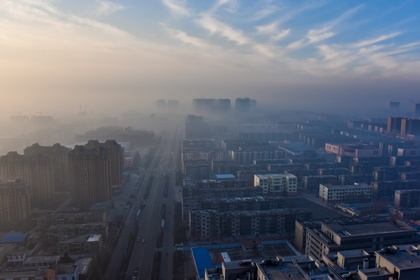
%> input picture 暗通道先验去雾/fog/fog3.jpg, 420 x 280 px, shrunk from 1620 x 1080 before the run
$ octave fog.m   (GNU Octave 9; MATLAB toolbox functions it lacks are replaced by stand-ins)
%> lines starting %> are read from the running program, lines starting %| are printed output that depends on the picture
%% 获取暗通道
I=imread('fog\fog3.jpg');  %读取图片
%> I is the input picture: size 280x420x3 uint8; mean R, G, B 101.8, 106.7, 117.9

I=double(I);  %将读入图像I的uint8数据转换为double类型的数据
%> I: size 280x420x3 double
I=I./255;  %将像素值转换到0~1之间
dark=darkfunction(I);
%> in darkfunction, `G=I(:,:,2);`:
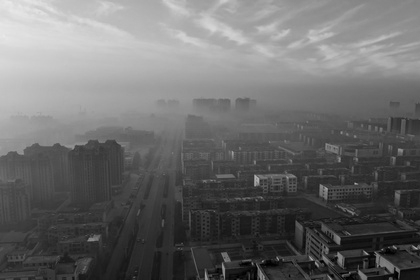
%> G: size 280x420 double; min 0, max 0.914, mean 0.419
%> in darkfunction, `B=I(:,:,3);`:
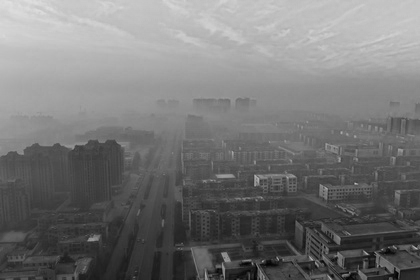
%> B: size 280x420 double; min 0, max 0.882, mean 0.462
%> after the loop in darkfunction, `for i=1:m`:
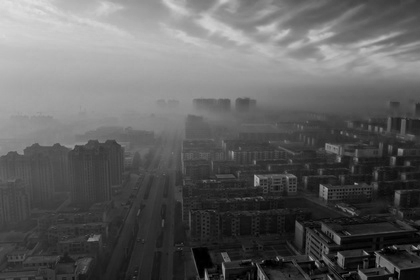
%> a: size 280x420 double; min 0, max 0.882, mean 0.377
%> in darkfunction, `dark=blockproc(a,[15,15],fun);`:
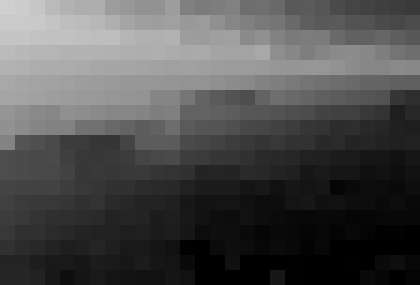
%> dark: size 285x420 double; min 0, max 0.812, mean 0.305
subplot(1,3,1);imshow(I);
subplot(1,3,2);imshow(dark);  %展示雾图和对应的暗通道

%% 估计A
 % 获取最亮的点
[data_max,index]=max(I(:));
%> data_max = 0.98; index = 877
[row,col] = ind2sub(size(I),index);
%> row = 37; col = 4

%取暗通道最亮的地方所对应的有雾图的点
[data_max_d,index_d]=max(dark(:));
%> data_max_d = 0.812; index_d = 1
[row_d,col_d] = ind2sub(size(dark),index_d);
%> row_d = 1; col_d = 1

A=data_max;
%> A = 0.98
w=0.5;  %除雾系数
%% 得到图像
J=remove_fog(I,w,A);
subplot(1,3,3);imshow(J);  %展示去雾图像

%% 除雾函数
function [J]=remove_fog(I,w,A)
%> called with w = 0.5, A = 0.98

%估计t
Rmin=I(:,:,1)./A;
Gmin=I(:,:,2)./A;
Bmin=I(:, :,3)./A;
[m,n]=size(Rmin);
t=zeros(m,n);
for i=1:m   %i从1开始一直循环到m
    for j=1:n
        t(i,j)=min(Rmin(i,j),Gmin(i,j));
        t(i,j)=min(t(i,j),Bmin(i,j));
    end
end

t=1-w.*t;   %注意.*
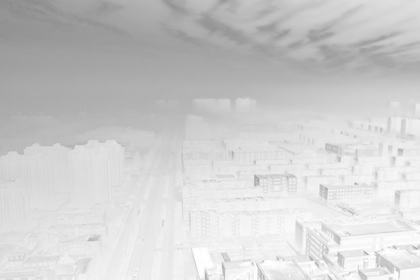
%> t: size 280x420 double; min 0.55, max 1, mean 0.808
t0=0.1;
t(t<=t0)=t0;
J(:,:,1)=uint8(((I(:,:,1)-A)./t+A).*255);   %./ 矩阵对应元素相除
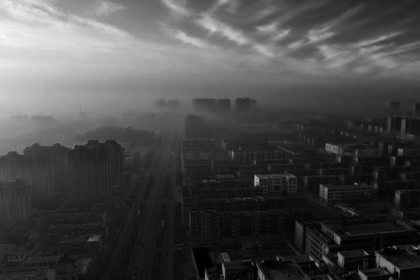
%> J: size 280x420 uint8; min 0, max 250, mean 74.6
J(:,:,2)=uint8(((I(:,:,2)-A)./t+A).*255);
J(:,:,3)=uint8(((I(:,:,3)-A)./t+A).*255);
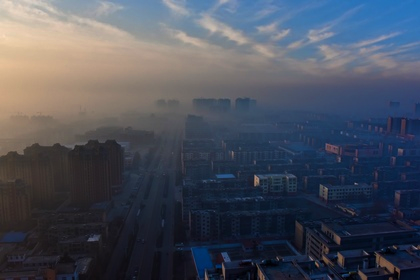
%> J: size 280x420x3 uint8; mean R, G, B 74.6, 79.6, 91.9


end
%% 获取暗通道函数
function [dark] =darkfunction(I)
R=I(:,:,1);  %将I的第一层赋值给R，下面的G、B分别为I的第二、三层
G=I(:,:,2);  %三个参数分别代表行、列和层
B=I(:,:,3);
[m,n]=size(R); %size求取矩阵大小，返回其行列值，即m、n
a=zeros(m,n);  %zeros返回 m x n 大小的零矩阵
for i=1:m   %i从1开始一直循环到m
    for j=1:n
        a(i,j)=min(R(i,j),G(i,j));
        a(i,j)=min(a(i,j),B(i,j));
    end
end
%整个for循环就是求取所有像素的RGB三通道（层）中的最小值，最后得到
%一副和原始图像同样大小的灰度图，即单通道图像
d=ones(15,15); %ones产生15x15的全1矩阵
fun=@(block_struct)min(min(block_struct.data))*d; %最小值滤波
%@(block_struct)为装饰器函数，block_struct.data表示传入的数据（图片或者矩阵）
dark=blockproc(a,[15,15],fun); %blockproc为分块矩阵处理函数
dark=dark(1:m,1:n);
end

$ run again, with 暗通道先验去雾/fog/fog2.jpg copied over 暗通道先验去雾/fog/fog3.jpg
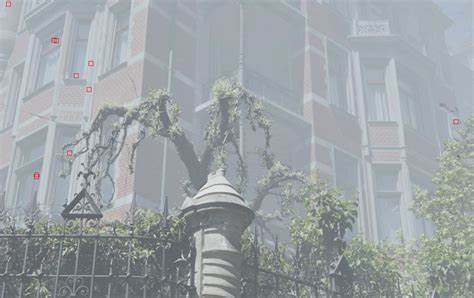
%> input picture 暗通道先验去雾/fog/fog2.jpg, 474 x 298 px
%> I is the input picture: size 298x474x3 uint8; mean R, G, B 156.5, 163.2, 166.2
%> in darkfunction, `dark=dark(1:m,1:n);`:
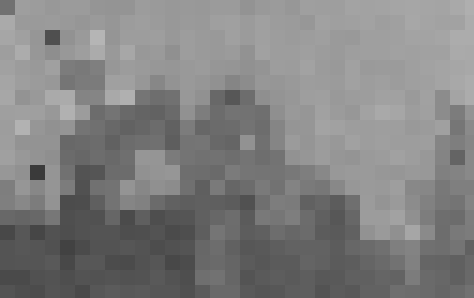
%> dark: size 298x474 double; min 0.227, max 0.71, mean 0.504
%> data_max = 1; index = 11202
%> row = 176; col = 38
%> data_max_d = 0.71; index_d = 26851
%> row_d = 31; col_d = 91
%> A = 1
%> in remove_fog, `J(:,:,3)=uint8(((I(:,:,3)-A)./t+A).*255);`:
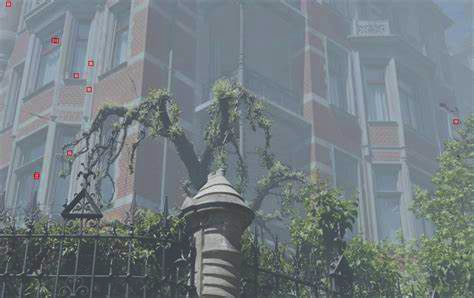
%> J: size 298x474x3 uint8; mean R, G, B 115, 124.8, 129.2
